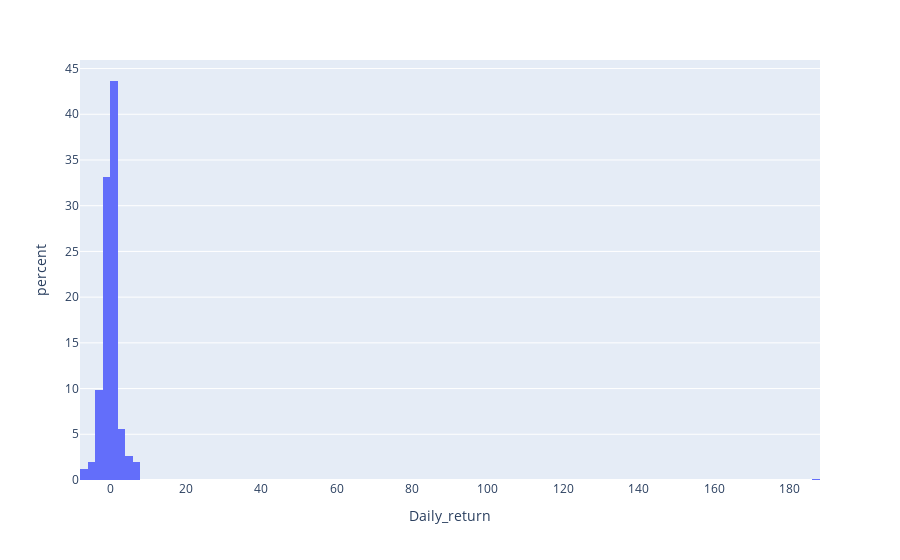

Notebook cell for this chart:
### Code cell
fig = go.Figure()
px.histogram(df, x="Daily_return",histnorm='percent')
#ff.create_distplot(df, group_labels)

### Figure 1 — Plotly figure (JSON) as saved in the notebook; plotly's stock layout.template omitted (floating-point values rounded to 4 significant figures; data arrays with more than 128 entries replaced by an {"elided": "..."} marker saying what was removed)
{"data": [{"alignmentgroup": "True", "bingroup": "x", "histnorm": "percent", "hovertemplate": "Daily_return=%{x}<br>percent=%{y}<extra></extra>", "legendgroup": "", "marker": {"color": "#636efa"}, "name": "", "offsetgroup": "", "orientation": "v", "showlegend": false, "type": "histogram", "x": {"elided": "731 float values"}, "xaxis": "x", "yaxis": "y"}], "layout": {"barmode": "relative", "legend": {"tracegroupgap": 0}, "margin": {"t": 60}, "xaxis": {"anchor": "y", "domain": [0, 1], "title": {"text": "Daily_return"}}, "yaxis": {"anchor": "x", "domain": [0, 1], "title": {"text": "percent"}}}}
